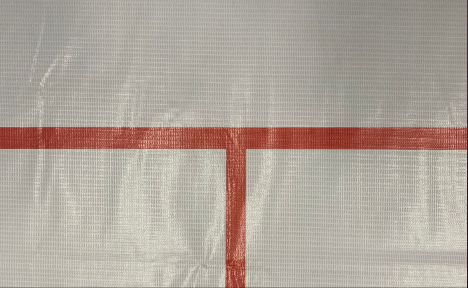
#> input picture Troad_small.png, 468 x 288 px
$ python cross_detect.py
#> lines starting #> are read from the running program, lines starting #| are printed output that depends on the picture
#!/usr/bin/env python3
# -*- coding: utf-8 -*-

import numpy as np
import cv2
import matplotlib.pyplot as plt
img = cv2.imread("Troad_small.png", flags=1)  # flags=1 读取为彩色图像
#> img is the input picture: shape (288, 468, 3); mean B, G, R 154.8, 164.7, 175.8
cv2.imshow('origin',img)
imgGray = cv2.cvtColor(img,cv2.COLOR_BGR2GRAY)
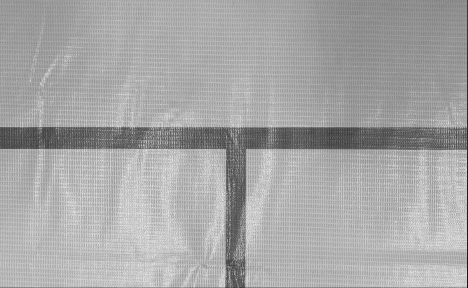
#> imgGray: shape (288, 468); min 22, max 238, mean 166.8
cv2.imshow('imgGray',imgGray)
hImg, wImg = imgGray.shape
#> hImg = 288; wImg = 468

# Canny 边缘检测， kSize 为高斯核大小，t1, t2为阈值大小
ratio, low = 3, 120
imgGauss = cv2.GaussianBlur(imgGray, (5, 5), 0)
cv2.imshow('imgGauss',imgGauss)
imgCanny = cv2.Canny(imgGauss, low, low*ratio)
#> imgCanny: shape (288, 468); every value is 0
cv2.imshow('Canny',imgCanny)
pEdge = np.where(imgCanny==255)  # 所有的边缘像素
#> pEdge = (empty array, empty array)
print(hImg, wImg, imgCanny.max(), imgCanny.min(), len(pEdge[0]))
#| 288 468 0 0 0

# # 霍夫线变换
# # cv.HoughLines(image, rho, theta, threshold[, lines[, srn[, stn[, min_theta[, max_theta]]]]])
# # rho 距离分辨率（以像素为单位）, theta 角度分辨率（弧度）
# # threshold 累加器阈值参数
# # 返回：列表，形状为 (n,1,2) 的 Numpy 数组，每个元素 (n,1,:) 表示直线参数 rho, theta
lines = cv2.HoughLines(imgCanny, 1, np.pi/180, threshold=20)  # lines: (n, 1, 2)
#> lines = None
#> (the run stopped early here; a loop or call above may not have finished)
